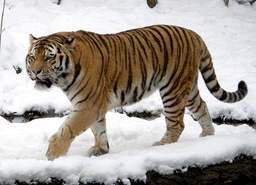
#> input picture 大二下-第4学期/Python程序设计/上课课件/CH4/tiger.jpg, 256 x 185 px, shrunk from 1599 x 1154 before the run, found by its file name
$ python LBP-ZIP-student.py
#> lines starting #> are read from the running program, lines starting #| are printed output that depends on the picture
from PIL import Image
import matplotlib.pyplot as plt

# 图像转二维列表
def image_to_gray_array(img):
    width, height = img.size
    pixels = img.load()
    return [[pixels[x, y] for x in range(width)] for y in range(height)]

# 二维列表转图像
def array_to_image(array):
    height = len(array)
    width = len(array[0])
    img = Image.new('L', (width, height))
    for y in range(height):
        for x in range(width):
            img.putpixel((x, y), array[y][x])
    return img

# 使用 本节课学过的知识计算LBP值
def get_lbp_value(center, neighbors):
    lbp_score = 0
    li = list(map(lambda x: 1 if x > center else 0, neighbors))
    for i in range(len(li)):
        lbp_score =lbp_score + li[i] * 2 **(7-i)
    return lbp_score

def calculate_lbp(image_array, visualize=False, delay=0.01):
    height = len(image_array)
    width = len(image_array[0])
    result = [[0] * width for _ in range(height)]

    if visualize:
        plt.ion()
        fig, ax = plt.subplots()
        img_plot = ax.imshow(result, cmap='gray', vmin=0, vmax=255)
        plt.title("LBP - Internal Only")
        plt.axis('off')

    for i in range(1, height - 1):
        for j in range(1, width - 1):
            center = image_array[i][j]
            neighbors = [
                image_array[i-1][j-1], image_array[i-1][j], image_array[i-1][j+1],
                image_array[i][j+1],   image_array[i+1][j+1], image_array[i+1][j],
                image_array[i+1][j-1], image_array[i][j-1]
            ]
            result[i][j] = get_lbp_value(center, neighbors)

        if visualize and i % 5 == 0:
            img_plot.set_data(result)
            plt.pause(delay)

    if visualize:
        plt.ioff()
        plt.show()

    return result


def main():
    img_path = 'C:/Users/1/Desktop/tiger.jpg'
    gray_img = Image.open(img_path).convert('L')
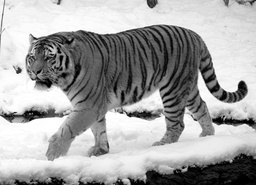
#> gray_img: PIL image 256x185 L; min 0, max 255, mean 163.3
    gray_array = image_to_gray_array(gray_img)
#> gray_array = 185 items

    lbp_array = calculate_lbp(gray_array, visualize=True, delay=0.02)
#> in calculate_lbp, `height = len(image_array)`: height = 185
#> in calculate_lbp, `result = [[0] * width for _ in range(height)]`: result = 185 items
#> in calculate_lbp, `plt.show()`:
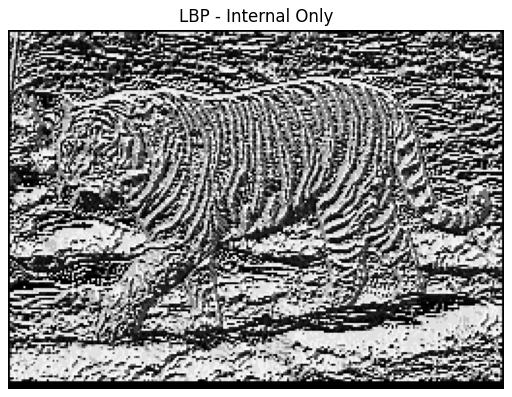
#> figure drawn by matplotlib, 1 panel
    lbp_img = array_to_image(lbp_array)
#> in array_to_image, `img = Image.new('L', (width, height))`: img: PIL image 256x185 L; every value is 0
#> after the loop in array_to_image, `for y in range(height):`:
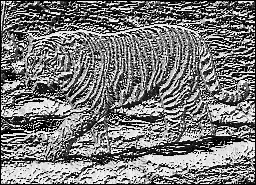
#> img: PIL image 256x185 L; min 0, max 255, mean 122
    lbp_img.save('lbp_internal_only.png')
    print("LBP计算完成，已保存为 lbp_internal_only.png")

if __name__ == '__main__':
    main()
